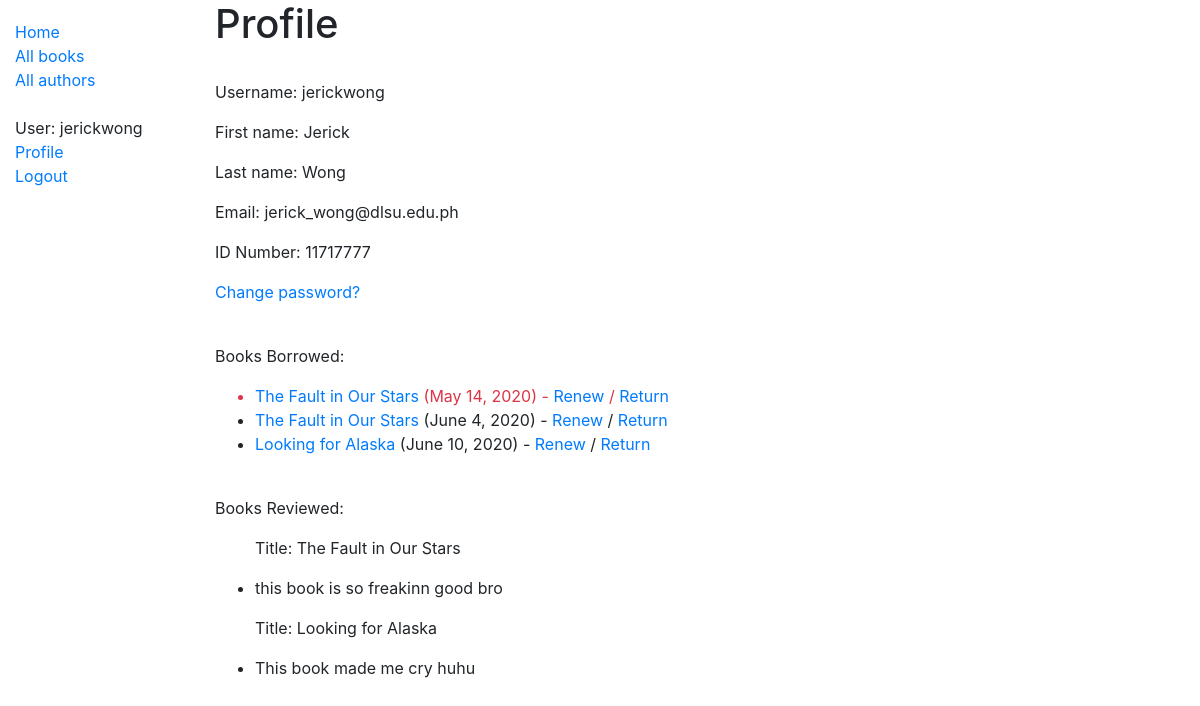
The app's page /catalog/profile/ (signed in), older data.
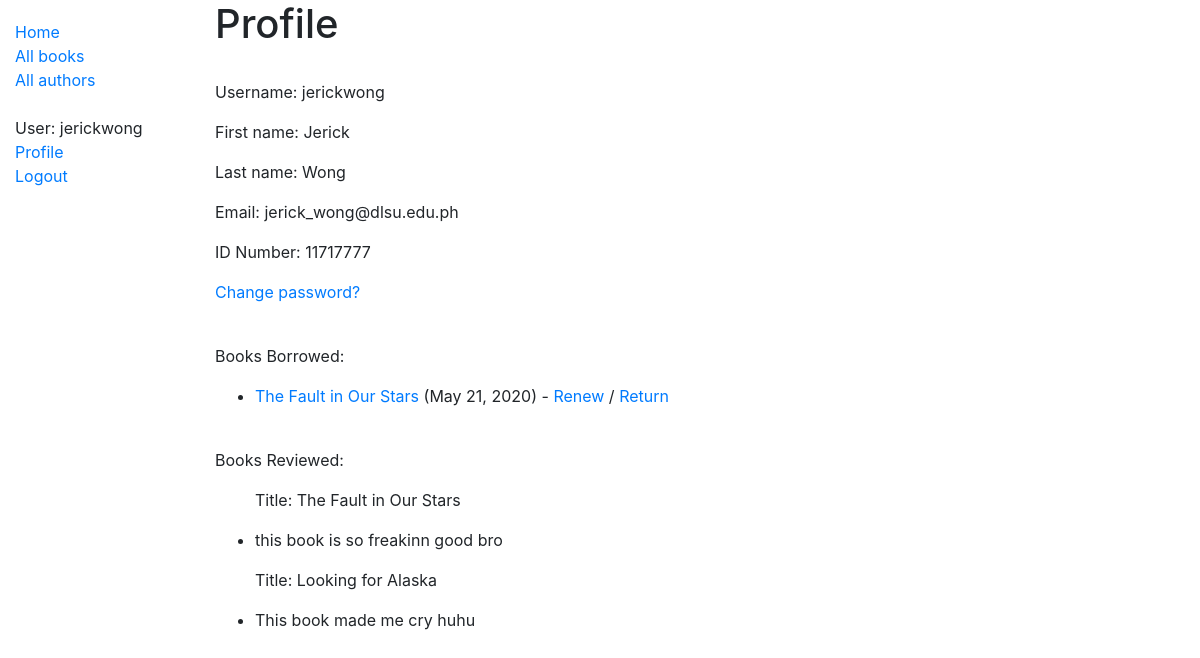
The same page, newer data.
### catalog/models.py (models this page shows, shortened)
class BookInstance(models.Model):
    id = models.UUIDField(primary_key=True, default=uuid.uuid4, help_text='Unique ID for this particular book across whole library')
    book = models.ForeignKey('Book', on_delete=models.SET_NULL, null=True)
    imprint = models.CharField(max_length=200)
    due_back = models.DateField(null=True, blank=True)
    borrower = models.ForeignKey(User, on_delete=models.SET_NULL, null=True, blank=True)
    LOAN_STATUS = (
        ('a', 'Available'),
        ('r', 'Reserved'),
    )
    status = models.CharField(
        max_length=1,
        choices=LOAN_STATUS,
        blank=True,
        default='a',
        help_text='Book availability',
    )
    class Meta:
        ordering = ['due_back']
        permissions = (("can_mark_returned", "Set book as returned"),)
    @property
    def is_overdue(self):
        if self.due_back and date.today() > self.due_back:
            return True
        return False

class Book(models.Model):
    title = models.CharField(max_length=200)
    author = models.ForeignKey('Author', on_delete=models.SET_NULL, null=True)
    publisher = models.ForeignKey('Publisher', on_delete=models.SET_NULL, null=True)
    date_published = models.DateField('Date Published', null=True, blank=True)
    summary = models.TextField(max_length=1000, help_text='Enter a brief description of the book')
    isbn = models.CharField('ISBN', max_length=13, help_text='13 Character <a href="https://www.isbn-international.org/content/what-isbn">ISBN number</a>')
    genre = models.ManyToManyField(Genre, help_text='Select a genre for this book')
    reviews = models.ManyToManyField(Review, help_text='Leave a review for this book')
    def display_genre(self):
        """Create a string for the Genre. This is required to display genre in Admin."""
        return ', '.join(genre.name for genre in self.genre.all()[:3])
    def display_review(self):
        """Create a string for the Genre. This is required to display genre in Admin."""
        return ', '.join(reviews.review + ' - ' + reviews.reviewer.username for reviews in self.reviews.all()[:3])
    display_review.short_description = 'Reviews'
    display_genre.short_description = 'Genre'

class Review(models.Model):
    review = models.CharField(max_length=1000, help_text='Enter your review')
    reviewer = models.ForeignKey(User, on_delete=models.CASCADE)

### catalog/views.py (the view)
# urls.py: path('profile/', views.profile, name='profile'),
def profile(request):
    bookinstance = BookInstance.objects.all()
    booksreviewed = Book.objects.all()
    borrowedbefore = BorrowedBefore.objects.all()
    context = {
        'bookinstance': bookinstance,
        'booksreviewed': booksreviewed,
        'borrowedbefore': borrowedbefore
    }
    return render(request, 'profile.html', context=context)

### catalog/templatetags/custom_tags.py (called while the page is built)
@register.filter(name='has_group')
def has_group(user, group_name):
    return user.groups.filter(name=group_name).exists()

### templates/profile.html (shortened to what this page needs)
{% extends "base_generic.html" %}
{% load custom_tags %}
{% block content %}
    <h1>Profile</h1>
    {% if user.is_authenticated %}
        <br>
        <p>Username: {{ user.username }}</p>
        <p>First name: {{ user.first_name }}</p>
        <p>Last name: {{ user.last_name }}</p>
        <p>Email: {{ user.email }}</p>
        <p>ID Number: 11717777</p>
        <p><a href="{% url 'password_change' %}">Change password?</a></p>
        {% if user|has_group:"Student/Teacher" %}
            <br>
            {% if bookinstance %}
            <p>Books Borrowed:</p>
            <ul>
                {% for bookinst in bookinstance %}
                    {% if bookinst.borrower == user %}
                    <li class="{% if bookinst.is_overdue %}text-danger{% endif %}">
                        <a href="{% url 'book-detail' bookinst.book.pk %}">{{bookinst.book.title}}</a> ({{ bookinst.due_back }})
                        {% if perms.catalog.can_mark_returned %}- <a href="{% url 'renew-book-librarian' bookinst.id %}">Renew</a> /
                        <a href="{% url 'return-book' bookinst.id %}">Return</a>  {% endif %}
                    </li>
                    {% endif %}
                {% endfor %}
            </ul>
            {% else %}
                <p>There are no books borrowed.</p>
            {% endif %}
            <br>
            <p>Books Reviewed:</p>
            {% for b in booksreviewed %}
                {%  for r in b.reviews.all %}
                    {% if r.reviewer == user %}
                    <ul>
                        <p>Title: {{ b.title }}</p>
                        <li>{{ r.review }}</li>
                    </ul>
                    {% endif %}
                {%  endfor %}
            {% endfor %}
        {% endif %}
    {% else %}
      <p>Login first</p>
    {% endif %}
{% endblock %}

Row changes from the older to the newer data that the page shows:
no longer on this page (row edited): BookInstance: book "The Fault in Our Stars", due_back "May 14, 2020"
no longer on this page (row edited): BookInstance: book "The Fault in Our Stars", due_back "June 4, 2020"
no longer on this page (row edited): BookInstance: book "Looking for Alaska", due_back "June 10, 2020"
now on this page (row edited): BookInstance: book "The Fault in Our Stars", due_back "May 21, 2020"
